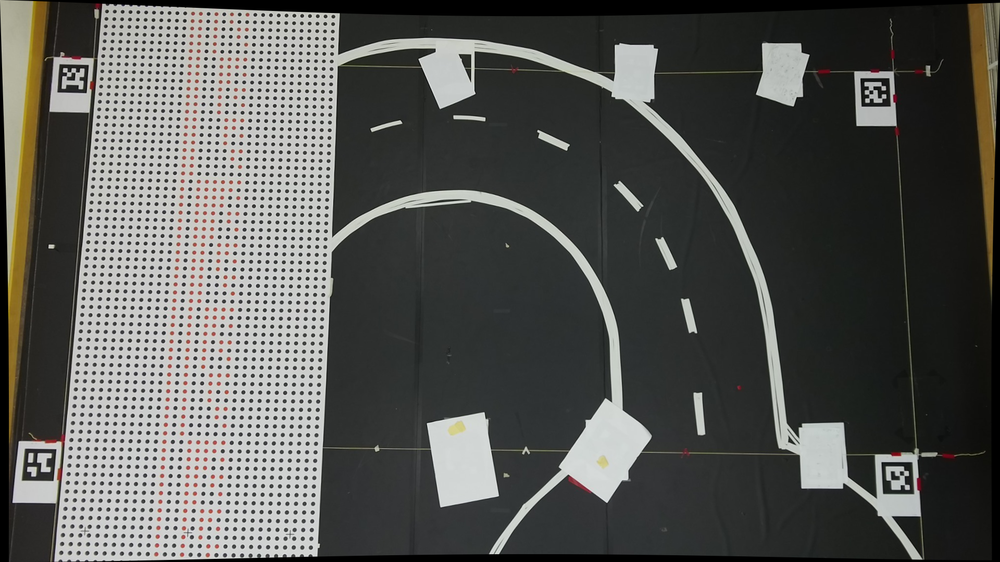
#> input picture dots_ucs/new_layout_dot/camera_3/0_undistore.png, 1000 x 562 px, shrunk from 1920 x 1080 before the run, found by its file name
$ python csv-coordinate-processor.py
#> lines starting #> are read from the running program, lines starting #| are printed output that depends on the picture
import numpy as np
import pandas as pd
import cv2
import apriltag
from typing import List, Tuple, Dict
import re
import csv
import tools

class CoordinateProcessor:
    def __init__(self):
        self.H = None
        self.rows_data = {}

    def detect_apriltags(self, image_path: str) -> Tuple[np.ndarray, List[int]]:
        """
        Detect AprilTags and obtain pixel points
        """
        image = cv2.imread(image_path, cv2.IMREAD_GRAYSCALE)
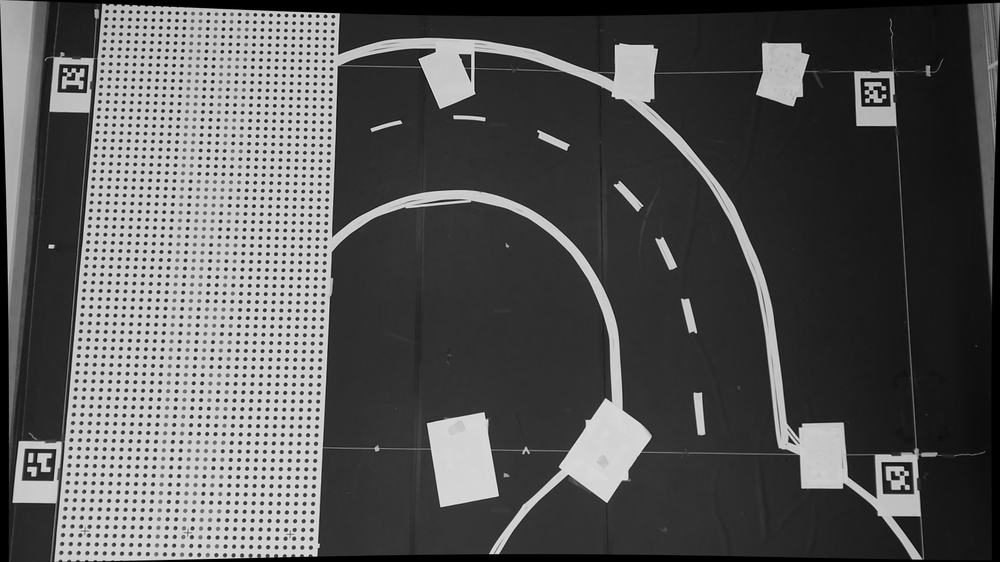
#> image: shape (562, 1000); min 0, max 236, mean 86.2
        if image is None:
            raise ValueError(f"Failed to load image: {image_path}")

#> (the run stopped early here; a loop or call above may not have finished)
